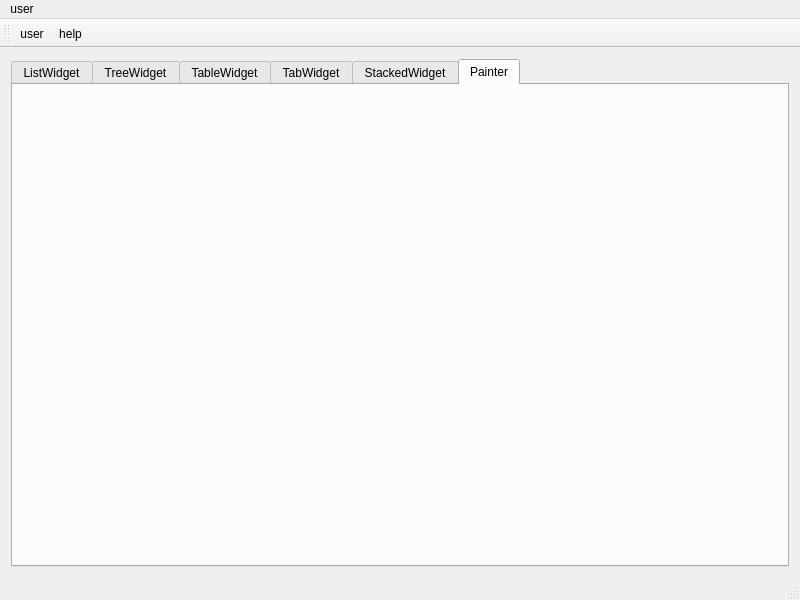
<?xml version="1.0" encoding="UTF-8"?>
<ui version="4.0">
 <class>MainWindow</class>
 <widget class="QMainWindow" name="MainWindow">
  <property name="geometry">
   <rect>
    <x>0</x>
    <y>0</y>
    <width>800</width>
    <height>600</height>
   </rect>
  </property>
  <property name="minimumSize">
   <size>
    <width>800</width>
    <height>600</height>
   </size>
  </property>
  <property name="windowTitle">
   <string>MainWindow</string>
  </property>
  <widget class="QWidget" name="centralWidget">
   <layout class="QHBoxLayout" name="horizontalLayout">
    <item>
     <widget class="QTabWidget" name="MainTabWidget">
      <property name="currentIndex">
       <number>5</number>
      </property>
      <widget class="QWidget" name="tab_1">
       <attribute name="title">
        <string>ListWidget</string>
       </attribute>
       <layout class="QHBoxLayout" name="horizontalLayout_2">
        <item>
         <widget class="ListWidget" name="widgetlist" native="true"/>
        </item>
       </layout>
      </widget>
      <widget class="QWidget" name="tab_2">
       <attribute name="title">
        <string>TreeWidget</string>
       </attribute>
       <layout class="QHBoxLayout" name="horizontalLayout_3">
        <item>
         <widget class="TreeWidget" name="widgettree" native="true"/>
        </item>
       </layout>
      </widget>
      <widget class="QWidget" name="tab_3">
       <attribute name="title">
        <string>TableWidget</string>
       </attribute>
       <layout class="QHBoxLayout" name="horizontalLayout_4">
        <item>
         <widget class="TableWidget" name="widgettable" native="true"/>
        </item>
       </layout>
      </widget>
      <widget class="QWidget" name="tab_4">
       <attribute name="title">
        <string>TabWidget</string>
       </attribute>
       <layout class="QHBoxLayout" name="horizontalLayout_5">
        <item>
         <widget class="TabWidget" name="widgettab" native="true"/>
        </item>
       </layout>
      </widget>
      <widget class="QWidget" name="tab_5">
       <attribute name="title">
        <string>StackedWidget</string>
       </attribute>
       <layout class="QHBoxLayout" name="horizontalLayout_6">
        <item>
         <widget class="StackedWidget" name="widget" native="true"/>
        </item>
       </layout>
      </widget>
      <widget class="QWidget" name="tab_6">
       <attribute name="title">
        <string>Painter</string>
       </attribute>
       <layout class="QHBoxLayout" name="horizontalLayout_7">
        <item>
         <widget class="Painter" name="widget_2" native="true"/>
        </item>
       </layout>
      </widget>
     </widget>
    </item>
   </layout>
  </widget>
  <widget class="QMenuBar" name="menuBar">
   <property name="geometry">
    <rect>
     <x>0</x>
     <y>0</y>
     <width>800</width>
     <height>31</height>
    </rect>
   </property>
   <widget class="QMenu" name="menuUser">
    <property name="title">
     <string>user</string>
    </property>
    <addaction name="actionUser"/>
   </widget>
   <addaction name="menuUser"/>
  </widget>
  <widget class="QToolBar" name="mainToolBar">
   <attribute name="toolBarArea">
    <enum>TopToolBarArea</enum>
   </attribute>
   <attribute name="toolBarBreak">
    <bool>false</bool>
   </attribute>
   <addaction name="actionUser"/>
   <addaction name="actionHelp"/>
  </widget>
  <widget class="QStatusBar" name="statusBar"/>
  <action name="actionHelp">
   <property name="icon">
    <iconset resource="resource.qrc">
     <normaloff>:/resource/help.png</normaloff>:/resource/help.png</iconset>
   </property>
   <property name="text">
    <string>help</string>
   </property>
   <property name="toolTip">
    <string>help</string>
   </property>
  </action>
  <action name="actionUser">
   <property name="icon">
    <iconset resource="resource.qrc">
     <normaloff>:/resource/user.png</normaloff>:/resource/user.png</iconset>
   </property>
   <property name="text">
    <string>user</string>
   </property>
   <property name="toolTip">
    <string>user</string>
   </property>
  </action>
 </widget>
 <layoutdefault spacing="6" margin="11"/>
 <customwidgets>
  <customwidget>
   <class>TreeWidget</class>
   <extends>QWidget</extends>
   <header>treewidget.h</header>
   <container>1</container>
  </customwidget>
  <customwidget>
   <class>ListWidget</class>
   <extends>QWidget</extends>
   <header>listwidget.h</header>
   <container>1</container>
  </customwidget>
  <customwidget>
   <class>TableWidget</class>
   <extends>QWidget</extends>
   <header>tablewidget.h</header>
   <container>1</container>
  </customwidget>
  <customwidget>
   <class>TabWidget</class>
   <extends>QWidget</extends>
   <header>tabwidget.h</header>
   <container>1</container>
  </customwidget>
  <customwidget>
   <class>StackedWidget</class>
   <extends>QWidget</extends>
   <header>stackedwidget.h</header>
   <container>1</container>
  </customwidget>
  <customwidget>
   <class>Painter</class>
   <extends>QWidget</extends>
   <header>painter.h</header>
   <container>1</container>
  </customwidget>
 </customwidgets>
 <resources>
  <include location="resource.qrc"/>
 </resources>
 <connections/>
</ui>
